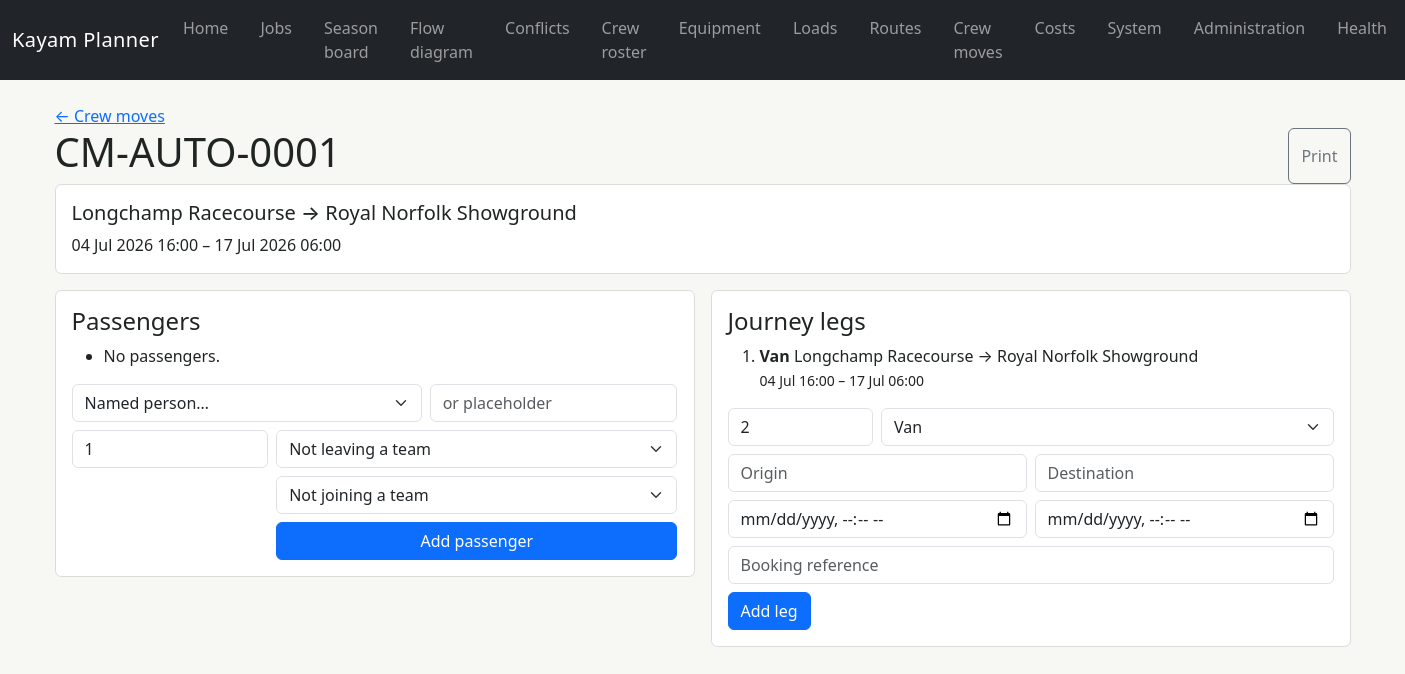
Screenshot of /crew-moves/1 with the database file from the repository.
### app/models/crew_movements.py (models this page shows)
class CrewMovement(Base):
    __tablename__ = "crew_movements"
    __table_args__ = (CheckConstraint("arrive_by > depart_after", name="date_order"),)
    id: Mapped[int] = mapped_column(primary_key=True)
    movement_code: Mapped[str] = mapped_column(String(50), unique=True, index=True)
    origin_location_id: Mapped[int] = mapped_column(ForeignKey("locations.id"), index=True)
    destination_location_id: Mapped[int] = mapped_column(ForeignKey("locations.id"), index=True)
    tentmaster_id: Mapped[int | None] = mapped_column(ForeignKey("tentmasters.id"), index=True)
    van_id: Mapped[int | None] = mapped_column(ForeignKey("vans.id"))
    depart_after: Mapped[datetime] = mapped_column(AwareDateTime(), index=True)
    arrive_by: Mapped[datetime] = mapped_column(AwareDateTime(), index=True)
    status: Mapped[MovementStatus] = mapped_column(
        Enum(MovementStatus, native_enum=False, length=20), default=MovementStatus.PLANNED
    )
    locked: Mapped[bool] = mapped_column(Boolean, default=False)
    notes: Mapped[str | None] = mapped_column(Text)
    origin: Mapped[Location] = relationship(foreign_keys=[origin_location_id])
    destination: Mapped[Location] = relationship(foreign_keys=[destination_location_id])
    tentmaster: Mapped[Tentmaster | None] = relationship()
    van: Mapped[Van | None] = relationship()
    legs: Mapped[list[CrewJourneyLeg]] = relationship(
        back_populates="movement", cascade="all, delete-orphan", order_by="CrewJourneyLeg.sequence"
    )
    passengers: Mapped[list[CrewMovementPassenger]] = relationship(
        back_populates="movement", cascade="all, delete-orphan"
    )

class CrewJourneyLeg(Base):
    __tablename__ = "crew_journey_legs"
    __table_args__ = (
        UniqueConstraint("crew_movement_id", "sequence"),
        CheckConstraint("sequence > 0", name="sequence_positive"),
        CheckConstraint("arrive_at > depart_at", name="date_order"),
    )
    id: Mapped[int] = mapped_column(primary_key=True)
    crew_movement_id: Mapped[int] = mapped_column(
        ForeignKey("crew_movements.id", ondelete="CASCADE"), index=True
    )
    sequence: Mapped[int] = mapped_column(Integer)
    mode: Mapped[JourneyMode] = mapped_column(Enum(JourneyMode, native_enum=False, length=20))
    origin_label: Mapped[str] = mapped_column(String(200))
    destination_label: Mapped[str] = mapped_column(String(200))
    depart_at: Mapped[datetime] = mapped_column(AwareDateTime())
    arrive_at: Mapped[datetime] = mapped_column(AwareDateTime())
    booking_reference: Mapped[str | None] = mapped_column(String(100))
    notes: Mapped[str | None] = mapped_column(Text)
    movement: Mapped[CrewMovement] = relationship(back_populates="legs")

### app/models/administration.py (models this page shows)
class TimestampMixin:
    created_at: Mapped[datetime] = mapped_column(AwareDateTime(), default=utc_now, nullable=False)
    updated_at: Mapped[datetime] = mapped_column(
        AwareDateTime(), default=utc_now, onupdate=utc_now, nullable=False
    )

class Location(TimestampMixin, Base):
    __tablename__ = "locations"
    __table_args__ = (
        CheckConstraint(
            "latitude IS NULL OR (latitude >= -90 AND latitude <= 90)",
            name="latitude_range",
        ),
        CheckConstraint(
            "longitude IS NULL OR (longitude >= -180 AND longitude <= 180)",
            name="longitude_range",
        ),
        CheckConstraint("default_unload_duration_minutes >= 0", name="unload_duration_nonnegative"),
    )
    id: Mapped[int] = mapped_column(primary_key=True)
    name: Mapped[str] = mapped_column(String(200), unique=True, index=True)
    location_type: Mapped[LocationType] = mapped_column(
        Enum(LocationType, native_enum=False, length=20), default=LocationType.SITE
    )
    address_line_1: Mapped[str | None] = mapped_column(String(200))
    address_line_2: Mapped[str | None] = mapped_column(String(200))
    city: Mapped[str | None] = mapped_column(String(100))
    region: Mapped[str | None] = mapped_column(String(100))
    postcode: Mapped[str | None] = mapped_column(String(30))
    country_code: Mapped[str] = mapped_column(String(2), default="GB")
    latitude: Mapped[Decimal | None] = mapped_column(Numeric(9, 6))
    longitude: Mapped[Decimal | None] = mapped_column(Numeric(9, 6))
    timezone: Mapped[str] = mapped_column(String(100), default="Europe/London")
    geocoding_provider: Mapped[str | None] = mapped_column(String(50))
    geocoding_place_id: Mapped[str | None] = mapped_column(String(200))
    geocoded_at: Mapped[datetime | None] = mapped_column(AwareDateTime())
    access_notes: Mapped[str | None] = mapped_column(Text)
    hgv_notes: Mapped[str | None] = mapped_column(Text)
    receiving_notes: Mapped[str | None] = mapped_column(Text)
    default_unload_duration_minutes: Mapped[int] = mapped_column(Integer, default=60)
    active: Mapped[bool] = mapped_column(Boolean, default=True)

### app/routes/crew_movements.py (the view)
@router.get("/crew-moves/{movement_id}", response_class=HTMLResponse)
def move_detail(request: Request, movement_id: int, session: SessionDependency) -> HTMLResponse:
    movement = session.get(CrewMovement, movement_id)
    if movement is None:
        raise HTTPException(status_code=404, detail="Crew movement not found")
    return templates.TemplateResponse(
        request=request,
        name="crew_movements/detail.html",
        context={
            "movement": movement,
            "crew": session.scalars(
                select(CrewMember).where(CrewMember.active).order_by(CrewMember.name)
            ).all(),
            "tentmasters": session.scalars(select(Tentmaster).order_by(Tentmaster.name)).all(),
            "journey_modes": JourneyMode,
            "transfer_label": active_transfer_label,
        },
    )

### app/templates/crew_movements/detail.html
{% extends "base.html" %}{% block title %}{{ movement.movement_code }} · Kayam Planner{% endblock %}{% block content %}<div class="d-print-none"><a href="/crew-moves">← Crew moves</a></div><div class="d-flex justify-content-between"><h1>{{ movement.movement_code }}</h1><button onclick="window.print()" class="btn btn-outline-secondary d-print-none">Print</button></div><section class="planning-section"><h2 class="h5">{{ movement.origin.name }} → {{ movement.destination.name }}</h2><p class="mb-0">{{ movement.depart_after.strftime('%d %b %Y %H:%M') }} – {{ movement.arrive_by.strftime('%d %b %Y %H:%M') }}{% if movement.van %} · {{ movement.van.registration_or_name }}{% endif %}</p></section>
<div class="row g-3"><div class="col-lg-6"><section class="planning-section"><h2 class="h4">Passengers</h2><ul>{% for item in movement.passengers %}<li>{{ item.crew_member.name if item.crew_member else item.quantity ~ ' × ' ~ item.placeholder_label }}{% if transfer_label(item) %} <span class="badge text-bg-info">{{ transfer_label(item) }}</span>{% endif %}</li>{% else %}<li>No passengers.</li>{% endfor %}</ul><form method="post" action="/crew-moves/{{ movement.id }}/passengers" class="row g-2 d-print-none"><div class="col-7"><select class="form-select" name="crew_member_id"><option value="">Named person…</option>{% for item in crew %}<option value="{{ item.id }}">{{ item.name }}</option>{% endfor %}</select></div><div class="col-5"><input class="form-control" name="placeholder_label" placeholder="or placeholder"></div><div class="col-4"><input class="form-control" type="number" name="quantity" min="1" value="1"></div><div class="col-8"><select class="form-select" name="leaving_tentmaster_id"><option value="">Not leaving a team</option>{% for item in tentmasters %}<option value="{{ item.id }}">Leaving {{ item.name }}</option>{% endfor %}</select></div><div class="col-8 offset-4"><select class="form-select" name="joining_tentmaster_id"><option value="">Not joining a team</option>{% for item in tentmasters %}<option value="{{ item.id }}">Joining {{ item.name }}</option>{% endfor %}</select></div><div class="col-8 offset-4"><button class="btn btn-primary w-100">Add passenger</button></div></form></section></div>
<div class="col-lg-6"><section class="planning-section"><h2 class="h4">Journey legs</h2><ol>{% for leg in movement.legs %}<li><strong>{{ leg.mode.value|title }}</strong> {{ leg.origin_label }} → {{ leg.destination_label }}<br><small>{{ leg.depart_at.strftime('%d %b %H:%M') }} – {{ leg.arrive_at.strftime('%d %b %H:%M') }} {{ leg.booking_reference or '' }}</small></li>{% else %}<li>No detailed legs.</li>{% endfor %}</ol><form method="post" action="/crew-moves/{{ movement.id }}/legs" class="row g-2 d-print-none"><div class="col-3"><input class="form-control" type="number" min="1" name="sequence" value="{{ movement.legs|length + 1 }}"></div><div class="col-9"><select class="form-select" name="mode">{% for mode in journey_modes %}<option value="{{ mode.value }}">{{ mode.value|title }}</option>{% endfor %}</select></div><div class="col-6"><input class="form-control" name="origin_label" placeholder="Origin" required></div><div class="col-6"><input class="form-control" name="destination_label" placeholder="Destination" required></div><div class="col-6"><input class="form-control" type="datetime-local" name="depart_at" required></div><div class="col-6"><input class="form-control" type="datetime-local" name="arrive_at" required></div><div class="col-12"><input class="form-control" name="booking_reference" placeholder="Booking reference"></div><div class="col-12"><button class="btn btn-primary">Add leg</button></div></form></section></div></div>{% endblock %}

### app/static/css/app.css (style rules this page uses)
:root { --kayam-focus: #f3b61f; }
body { background: #f7f7f4; color: #202522; }
.form-section, .planning-section { background: #fff; border: 1px solid #d9ddd9; border-radius: 0.4rem; margin-bottom: 1rem; padding: 1rem; }

### rows the page displays
CrewMovement: movement_code "CM-AUTO-0001", depart_after "04 Jul 2026 16:00", arrive_by "17 Jul 2026 06:00"
Location: origin.name "Longchamp Racecourse"
Location: destination.name "Royal Norfolk Showground"
CrewJourneyLeg: mode.value "Van", origin_label "Longchamp Racecourse", destination_label "Royal Norfolk Showground", depart_at "04 Jul 16:00", arrive_at "17 Jul 06:00"

### other values shown
form field mode "Van"
